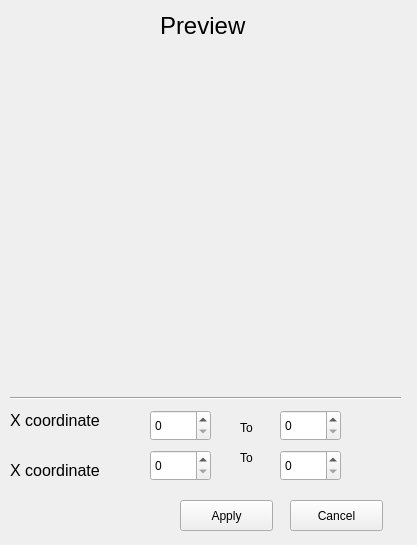
<?xml version="1.0" encoding="UTF-8"?>
<ui version="4.0">
 <class>Crop_Form</class>
 <widget class="QWidget" name="Crop_Form">
  <property name="geometry">
   <rect>
    <x>0</x>
    <y>0</y>
    <width>417</width>
    <height>545</height>
   </rect>
  </property>
  <property name="windowTitle">
   <string>Crop</string>
  </property>
  <widget class="QLabel" name="preview_image">
   <property name="geometry">
    <rect>
     <x>10</x>
     <y>60</y>
     <width>371</width>
     <height>311</height>
    </rect>
   </property>
   <property name="text">
    <string/>
   </property>
  </widget>
  <widget class="QLabel" name="label_2">
   <property name="geometry">
    <rect>
     <x>160</x>
     <y>10</y>
     <width>131</width>
     <height>31</height>
    </rect>
   </property>
   <property name="font">
    <font>
     <pointsize>18</pointsize>
     <weight>50</weight>
     <bold>false</bold>
    </font>
   </property>
   <property name="text">
    <string>Preview</string>
   </property>
  </widget>
  <widget class="Line" name="line">
   <property name="geometry">
    <rect>
     <x>10</x>
     <y>390</y>
     <width>391</width>
     <height>16</height>
    </rect>
   </property>
   <property name="orientation">
    <enum>Qt::Horizontal</enum>
   </property>
  </widget>
  <widget class="QLabel" name="label_3">
   <property name="geometry">
    <rect>
     <x>10</x>
     <y>410</y>
     <width>121</width>
     <height>21</height>
    </rect>
   </property>
   <property name="font">
    <font>
     <pointsize>12</pointsize>
    </font>
   </property>
   <property name="text">
    <string>X coordinate</string>
   </property>
  </widget>
  <widget class="QLabel" name="label_4">
   <property name="geometry">
    <rect>
     <x>10</x>
     <y>460</y>
     <width>121</width>
     <height>21</height>
    </rect>
   </property>
   <property name="font">
    <font>
     <pointsize>12</pointsize>
    </font>
   </property>
   <property name="text">
    <string>X coordinate</string>
   </property>
  </widget>
  <widget class="QPushButton" name="btn_apply">
   <property name="geometry">
    <rect>
     <x>180</x>
     <y>500</y>
     <width>93</width>
     <height>31</height>
    </rect>
   </property>
   <property name="text">
    <string>Apply</string>
   </property>
  </widget>
  <widget class="QPushButton" name="btn_cancel">
   <property name="geometry">
    <rect>
     <x>290</x>
     <y>500</y>
     <width>93</width>
     <height>31</height>
    </rect>
   </property>
   <property name="text">
    <string>Cancel</string>
   </property>
  </widget>
  <widget class="QSpinBox" name="startX">
   <property name="geometry">
    <rect>
     <x>150</x>
     <y>410</y>
     <width>61</width>
     <height>31</height>
    </rect>
   </property>
   <property name="maximum">
    <number>105</number>
   </property>
  </widget>
  <widget class="QLabel" name="label_5">
   <property name="geometry">
    <rect>
     <x>240</x>
     <y>420</y>
     <width>55</width>
     <height>16</height>
    </rect>
   </property>
   <property name="text">
    <string>To</string>
   </property>
  </widget>
  <widget class="QSpinBox" name="endX">
   <property name="geometry">
    <rect>
     <x>280</x>
     <y>410</y>
     <width>61</width>
     <height>31</height>
    </rect>
   </property>
  </widget>
  <widget class="QSpinBox" name="startY">
   <property name="geometry">
    <rect>
     <x>150</x>
     <y>450</y>
     <width>61</width>
     <height>31</height>
    </rect>
   </property>
  </widget>
  <widget class="QLabel" name="label_6">
   <property name="geometry">
    <rect>
     <x>240</x>
     <y>450</y>
     <width>55</width>
     <height>16</height>
    </rect>
   </property>
   <property name="text">
    <string>To</string>
   </property>
  </widget>
  <widget class="QSpinBox" name="endY">
   <property name="geometry">
    <rect>
     <x>280</x>
     <y>450</y>
     <width>61</width>
     <height>31</height>
    </rect>
   </property>
  </widget>
 </widget>
 <resources/>
 <connections/>
</ui>
